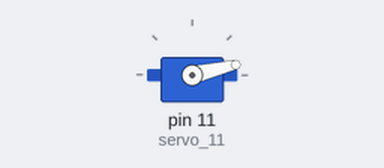
The sketch below on a simulated Arduino Uno, built with avr-gcc and run on an emulated ATmega328P. On the bench: servo.

Above: at 0.15 s.
At 4.8 s:
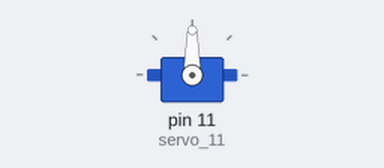
At 18.8 s:
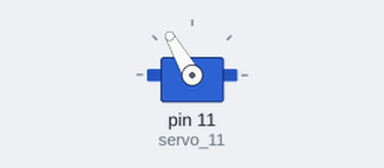
At 37.6 s:
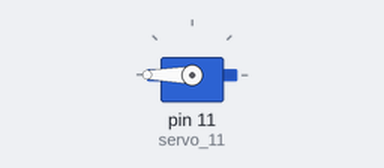
Timing chart, 0 to 40.0 s (numbered marks = the images above):
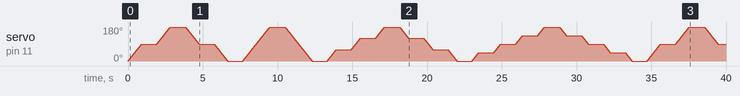

The sketch:

Arduino_Code.ino
```cpp
// C++ code
# include <Servo.h>
// Class Servo
Servo servo_11;
int i = 0;
void setup(){
  servo_11.attach(11, 500, 2500);
}

void loop(){
  //Text1(90 to 90):
  // 0 to 90 degrees
  for(i = 0; i <= 90; i += 1){
  	servo_11.write(i);
    delay(10);
  }
  delay(1000);
  // 90 to 180 degrees
  for(i = 90; i <= 180; i += 1){
  	servo_11.write(i);
    delay(10);
  }
  delay(1000);
  // 180 to 90 degrees
  for(i = 180; i >= 90; i -= 1){
  	servo_11.write(i);
    delay(10);
  }
  delay(1000);
  // 90 to 0 degrees
  for(i = 90; i >= 0; i -= 1){
  	servo_11.write(i);
    delay(10);
  }
  delay(1000);
  //Text2(180 to 180):
  // 0 to 180 degrees
  for(i = 0; i <= 180; i += 1){
  	servo_11.write(i);
    delay(10);
  }
  delay(1000);
  // 180 to 0 degrees
  for(i = 180; i >= 0; i -= 1){
  	servo_11.write(i);
    delay(10);
  }
  delay(1000);
  //Text3(60 to 60):
  // 0 to 60 degrees
  for(i = 0; i <= 60; i += 1){
  	servo_11.write(i);
    delay(10);
  }
  delay(1000);
  // 60 to 120 degrees
  for(i = 60; i <= 120; i += 1){
  	servo_11.write(i);
    delay(10);
  }
  delay(1000);
  // 120 to 180 degrees
  for(i = 120; i <= 180; i += 1){
  	servo_11.write(i);
    delay(10);
  }
  delay(1000);
  // 180 to 120 degrees
  for(i = 180; i >= 120; i -= 1){
  	servo_11.write(i);
    delay(10);
  }
  delay(1000);
  // 120 to 60 degrees
  for(i = 120; i >= 60; i -= 1){
  	servo_11.write(i);
    delay(10);
  }
  delay(1000);
  // 60 to 0 degrees
  for(i = 60; i >= 0; i -= 1){
  	servo_11.write(i);
    delay(10);
  }
  delay(1000);
  //Text4(45 to 45):
  // 0 to 45 degrees
  for(i = 0; i <= 45; i += 1){
  	servo_11.write(i);
    delay(10);
  }
  delay(1000);
  // 45 to 90 degrees
  for(i = 45; i <= 90; i += 1){
  	servo_11.write(i);
    delay(10);
  }
  delay(1000);
  // 90 to 135 degrees
  for(i = 90; i <= 135; i += 1){
  	servo_11.write(i);
    delay(10);
  }
  delay(1000);
  // 135 to 180 degrees
  for(i = 135; i <= 180; i += 1){
  	servo_11.write(i);
    delay(10);
  }
  delay(1000);
    // 180 to 135 degrees
  for(i = 180; i >= 135; i -= 1){
  	servo_11.write(i);
    delay(10);
  }
  delay(1000);
  // 135 to 90 degrees
  for(i = 135; i >= 90; i -= 1){
  	servo_11.write(i);
    delay(10);
  }
  delay(1000);
  // 90 to 45 degrees
  for(i = 90; i >= 45; i -= 1){
  	servo_11.write(i);
    delay(10);
  }
  delay(1000);
  // 45 to 0 degrees
  for(i = 45; i >= 0; i -= 1){
  	servo_11.write(i);
    delay(10);
  }
  delay(1000);
}
```
